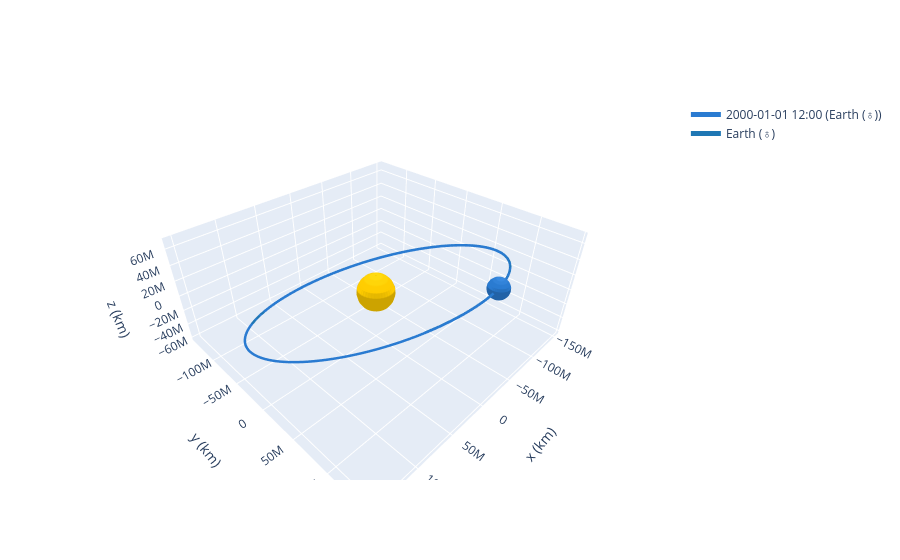

Write notebook code for a chart like this one.
### Code cell
frame = OrbitPlotter3D()
frame.set_attractor(Sun)

frame.plot_body_orbit(Earth, J2000, label=Earth)
frame.plot_ephem(earth, label=Earth)
